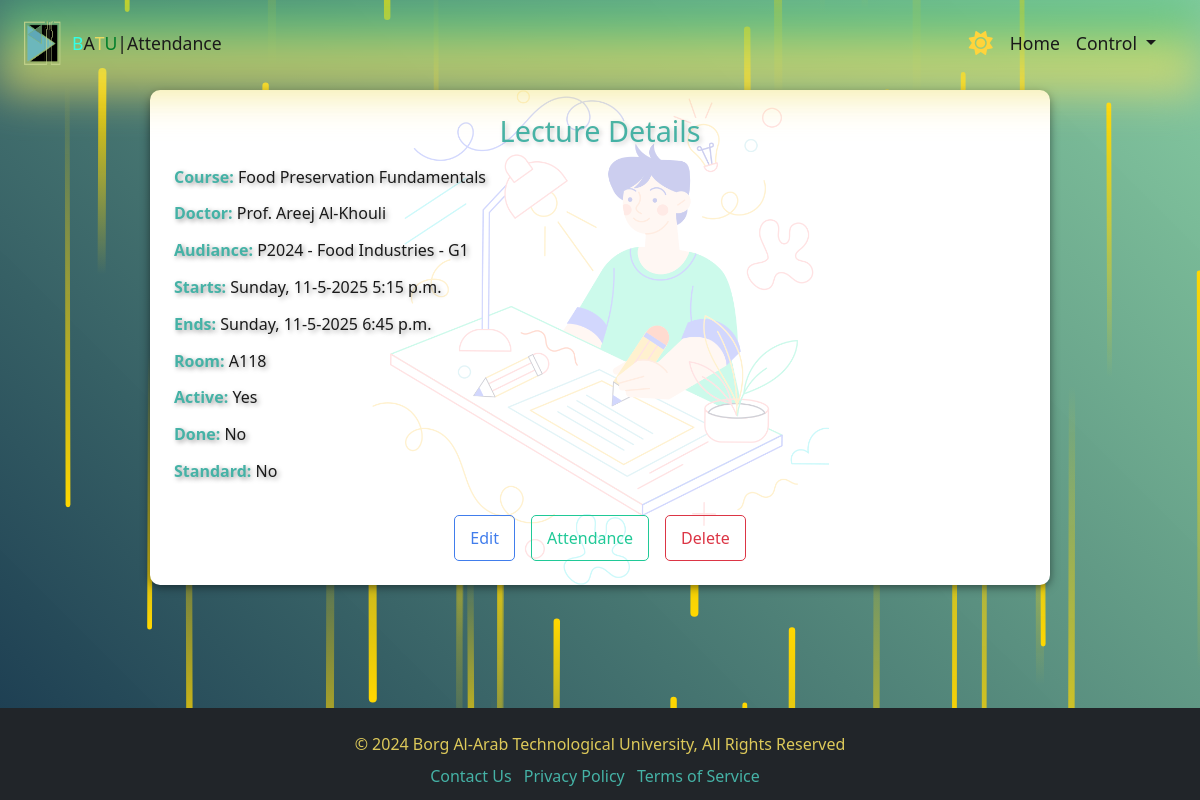
The app's page /standard-table/lecture/FQmapPQ/ with its own data.
### attend/models.py (models this page shows, shortened)
class Lecture(models.Model):
    slug = models.SlugField(unique=True, blank=True)
    DepCourse = models.ForeignKey(DepCourse, on_delete=models.CASCADE, related_name="lectures")
    doctor = models.ForeignKey(Doctor, on_delete=models.CASCADE, related_name="lectures", limit_choices_to={'is_doctor': True})
    group = models.ForeignKey(Group, on_delete=models.CASCADE, related_name="lectures")
    room = models.ForeignKey(Room, on_delete=models.CASCADE, related_name="lectures")
    date = models.DateTimeField()
    end_date = models.DateTimeField(blank=True, null=True)
    is_std = models.BooleanField(default=False)
    is_active = models.BooleanField(default=False)
    is_done = models.BooleanField(default=False)
    def get_url(self, url):
        urls = {
            'detail': reverse('attend:lecture_detail', kwargs={'slug': self.slug}),
            'ativate': reverse('attend:lecture_ativate', kwargs={'slug': self.slug}),
            'update': reverse('attend:lecture_update', kwargs={'slug': self.slug}),
            'delete': reverse('attend:lecture_delete', kwargs={'slug': self.slug}),
            }
        return urls.get(url)

class DepCourse(models.Model):
    course = models.ForeignKey(Course, on_delete=models.CASCADE, related_name="depcourses")
    department = models.ForeignKey(Department, on_delete=models.CASCADE, related_name="depcourses")
    academic_year = models.SmallIntegerField(null=True)
    class Meta:
        constraints = [
            models.UniqueConstraint(fields=['course', 'department', 'academic_year'], name='unique_dep_course_year')
        ]

class Course(models.Model):
    name = models.CharField(max_length=64, unique=True)
    doctors = models.ManyToManyField(Doctor,blank=True)
    duration = models.DurationField(default=timedelta(minutes=90))

class Doctor(models.Model):
    user = models.ForeignKey(User, on_delete=models.CASCADE, related_name="doctor")
    name = models.CharField(max_length=64, unique=True)
    image = models.ImageField(upload_to='doc_pics/', blank=True, null=True)
    is_doctor = models.BooleanField(default=True)
    dwin_img = models.PositiveSmallIntegerField(blank=True, null=True)
    def __str__(self):
        if self.is_doctor:
            return f"Prof. {self.name}"
        else:
            return f"Eng. {self.name}"

class Group(models.Model):
    number = models.PositiveSmallIntegerField()
    department = models.ForeignKey(Department, on_delete=models.CASCADE, related_name="groups")
    dofaa = models.ForeignKey(Dofaa, on_delete=models.CASCADE, related_name="groups")
    def __str__(self):
        return f"P{self.dofaa} - {self.department} - G{self.number} "

class Dofaa(models.Model):
    year = models.PositiveSmallIntegerField()
    academic_year = models.SmallIntegerField(default=1)
    is_done = models.BooleanField(default=False)
    def __str__(self):
        return str(self.year)

class Department(models.Model):
    name = models.CharField(max_length=64)
    college = models.ForeignKey(College, on_delete=models.CASCADE, related_name="departments")
    def __str__(self):
        return self.name

class Room(models.Model):
    name = models.CharField(max_length=64, unique=True)
    ip = models.CharField(max_length=64, blank=True, null=True)
    def __str__(self):
        return self.name

### attend/views.py (the view)
# urls.py: path('standard-table/lecture/<slug:slug>/', views.GeneralDetailView.as_view(model=Lecture), name='lecture_detail'),
class GeneralDetailView(DetailView):
    template_name = 'events/general_detail.html'
    slug_field = 'slug'
    slug_url_kwarg = 'slug'
    def get_model(self):
        return self.model
    def get_context_data(self, **kwargs):
        context = super().get_context_data(**kwargs)
        context['model_name'] = self.get_model().__name__
        return context

### attend/templatetags/custom_filters.py (called while the page is built)
@register.filter
def classname(value):
    return value.__class__.__name__

@register.filter
def get_url(event, url_name):
    return event.get_url(url_name)

### attend/templates/events/general_detail.html (shortened to what this page needs)
{% extends "attend/layout.html" %}
{% load custom_filters %}
{% load tz %}
{% block content %}
  <div class="image_bg_container">
    <h2 class="event-title">{{ object|classname }} Details</h2>
      <div class="event-details">
        <p><strong>Course:</strong> {{ object.DepCourse.course.name }}</p>
        <p><strong>Doctor:</strong> {{ object.doctor }}</p>
        <p>
          <strong>Audiance:</strong>
          {% if object|classname == 'Lecture'%}
            {{ object.group }}
           {% elif object|classname == 'Section'%}
            {{ object.classs }}
           {% endif %}
        </p>
        <p><strong>Starts:</strong> {{ object.date|localtime|date:"l, j-n-Y g:i a" }}</p>
        <p><strong>Ends:</strong> {{ object.end_date|localtime|date:"l, j-n-Y g:i a" }}</p>
        <p><strong>Room:</strong> {{ object.room }}</p>
        <p><strong>Active:</strong> {{ object.is_active|yesno:"Yes,No" }}</p>
        <p><strong>Done:</strong> {{ object.is_done|yesno:"Yes,No" }}</p>
        <p><strong>Standard:</strong> {{ object.is_std|yesno:"Yes,No" }}</p>
      </div>
    <div class="event-actions">
      <a href="{{ object|get_url:'update' }}" class="btn edit-btn">Edit</a>
      <a href="{{ object|get_url:'view_attend' }}" class="btn view-attend-btn">Attendance</a>
      <a href="{{ object|get_url:'delete' }}" class="btn delete-btn">Delete</a>
    </div>
  </div>
{% endblock %}

### attend/templates/attend/layout.html (shortened to what this page needs)
{% load static %}
<!doctype html>
<html lang="en">
    <head>
        <link href="https://cdn.jsdelivr.net/npm/bootstrap@5.0.2/dist/css/bootstrap.min.css" rel="stylesheet">
        <link href="{% static "style/styles.css" %}" rel="stylesheet">
    </head>
    <body>
        {% include 'attend/header.html' %}
        <main class="flex-grow-1">
            {% block content %}
            {% endblock %}
        </main>
        {% include 'attend/footer.html' %}
    </body>
</html>

### attend/templates/attend/header.html (shortened to what this page needs)
{% load static %}
{% load custom_filters %}
<header>
    <nav class="navbar navbar-expand{% if user.is_authenticated %}-sm{% endif %}">
        <div class="container-fluid">
            <a class="navbar-brand" href="{% url "attend:TableListView" %}">
                <img id="nav-logo" src="{% static "attend/logos/universty.png" %}" alt="Logo" width="60" height="60" class="d-inline-block align-text-top">
                <span class="color-Light-Teal">B</span>
                <span class="color-always-black">A</span>
                <span class="color-gold">T</span>
                <span class="color-Heavy-Teal">U</span>
                <span class="color-always-black">|</span>
                <span class="color-always-black">Attendance</span>
            </a>
            <div class="collapse navbar-collapse" id="navbarNav">
                    <ul class="navbar-nav ms-auto me-4">
                        <li class="nav-item d-flex align-items-start justify-content-center">
                            <button id="toggle-contrast" class="btn nav-link"><i id="dark_icon" class="fa-solid fa-sun fa-xl" style="color: #FFD43B;"></i></button>
                        </li>
                        <li class="nav-item">
                            <a class="color-always-black nav-link" href="{% url "attend:TableListView" %}">Home</a>
                        </li>
                        <li class="nav-item dropdown">
                            <a class="color-always-black nav-link dropdown-toggle" href="{% url "attend:TableListView" %}" id="navbarDropdown" role="button" data-bs-toggle="dropdown" aria-expanded="false">
                            Control
                            </a>
                            </li>
                    </ul>
            </div>
        </div>
    </nav>
</header>

### attend/templates/attend/footer.html (shortened to what this page needs)
<footer class="footer mt-3 pt-4 pb-2 bg-dark text-light">
    <div class="container text-center">
        <p class="m-0">
            <span class="color-gold">
                © 2024 Borg Al-Arab Technological University, All Rights Reserved
            </span>
        </p>
        <ul class="list-inline footer-links mt-2 mb-1">
            <li class="list-inline-item">
                <a href="#" class="teal_green_link" data-bs-toggle="modal" data-bs-target="#contactModal">Contact Us</a>
            </li>
            <li class="list-inline-item">
                <a href="#" class="teal_green_link" data-bs-toggle="modal" data-bs-target="#privacyModal">Privacy Policy</a>
            </li>
            <li class="list-inline-item">
                <a href="#" class="teal_green_link" data-bs-toggle="modal" data-bs-target="#termsModal">Terms of Service</a>
            </li>
        </ul>
    </div>
</footer>

### attend/static/style/styles.css (style rules this page uses)
:root { --bs-white: #fff; --bs-black: #1a1a1a; --bs-always-black: #1a1a1a; --bs-gray: #343a40; --bs-light: #f8f9fa; --bs-always-light: #f8f9fa; --bs-trans-light: #f5f5f5cc; --bs-Teal: #45B2A6; --bs-Heavy-Teal: #007e2a; --bs-Light-Teal: #32ffe7; --bs-gold: #f7e061e0; --bs-Heavy-gold: #d4b91cf1; --bs-Heavy-white: #9ecdfc; --bs-Green: #88C057; --bs-Heavy-Green: #79dd21; --bs-blue: #417dec; --bs-light-white: #c2e1ff; --bs-error: #e10e0e; --bs-gradiant1: linear-gradient(45deg, rgba(38, 187, 130, 0.5), rgba(247, 224, 97, 0.5)); --bs-gradiant11: linear-gradient(45deg, rgba(38, 187, 130, 0.8), rgba(247, 224, 97, 0.8)); --bs-gradiant111: linear-gradient(45deg, rgba(247, 224, 97, 1.0), rgba(38, 187, 130, 0.8)); --bs-gradiant2: linear-gradient(to bottom, rgba(38, 187, 130, 0.70), rgba(247, 225, 97, 0.753) 80%); --bs-gradiant3: linear-gradient(45deg, rgba(28, 139, 97, 0.418), rgba(182, 165, 72, 0.418)); --bs-gradiant-dark1: radial-gradient(#222, #101010); --bs-gradiant-dark11: radial-gradient(#181414, #1b1515); --bs-font-sans-serif: system-ui, -apple-system, "Segoe UI", Roboto, "Helvetica Neue", Arial, sans-serif; --sp: 2.5s; }
html { background-color: var(--bs-gray); }
body { background-image: url('/static/attend/backgrounds/bg1.svg'); background-repeat: no-repeat; background-size: cover; background-position: center; color: var(--bs-black); font: 1rem/1.5 var(--bs-font-sans-serif); margin: 0; padding: 0; display: flex; flex-direction: column; min-height: 100vh; }
a { text-decoration: none; }
main { flex-grow: 1; margin-inline: 2%; }
.color-Heavy-Teal { color: var(--bs-Heavy-Teal); }
.color-gold { color: var(--bs-gold); }
.color-Light-Teal { color: var(--bs-Light-Teal); }
.color-always-black { color: #1a1a1a !important; }
.navbar { position: relative; z-index: 1; padding-bottom: 12px; z-index: 10; }
.navbar, .navbar a { font-size: 1.1rem; }
.navbar::before { content: ''; position: absolute; top: 0; left: 0; right: 0; bottom: 0; background: var(--bs-gradiant2); filter: blur(22px) !important; z-index: -1; }
.navbar-brand { color: var(--bs-black); display: flex; align-items: center; }
.navbar-nav .nav-link { color: var(--bs-black); text-align: center; }
.footer { background-color: var(--bs-black); color: var(--bs-white); }
.footer-links { padding: 0; list-style: none; }
.footer-links li { display: inline-block; margin-right: 10px; }
.image_bg_container { position: relative; padding: 1.5rem; border-radius: 10px; box-shadow: 0 2px 10px rgba(0, 0, 0, 0.5); max-width: 900px; width: 100%; border-radius: 10px; margin: 0 auto; background-color: var(--bs-white); text-shadow: 2px 2px 5px rgba(255, 255, 255, 0.2); }
.image_bg_container::before { content: ""; position: absolute; top: 0; left: 0; width: 100%; height: 100%; background-image: url('/static/images/study_boy.png'); background-repeat: no-repeat; background-size: contain; background-position: center; opacity: 0.2; z-index: 1; }
.image_bg_container * { position: relative; z-index: 2; }
.event-title { font-size: 1.8rem; color: var(--bs-Teal); margin-bottom: 1rem; text-align: center; text-shadow: 2px 2px 5px rgba(0, 0, 0, 0.2); }
.event-details p { margin: 0.8rem 0; font-size: 1rem; text-shadow: 2px 2px 5px rgba(0, 0, 0, 0.4); }
.event-details p strong { color: var(--bs-Teal); }
.event-actions { display: flex; justify-content: center; gap: 1rem; margin-top: 2rem; }
.event-actions .btn { padding: 10px 15px; text-decoration: none; color: var(--bs-white); border-radius: 5px; font-size: 1rem; transition: background-color 0.3s ease; }
.edit-btn { border-color: var(--bs-blue); color: var(--bs-blue)!important; }
.view-attend-btn { border-color: var(--bs-teal); color: var(--bs-teal)!important; }
.delete-btn { border-color: var(--bs-red); color: var(--bs-red)!important; }
.teal_green_link { color: var(--bs-Teal); }

### records on screen
Lecture: DepCourse.course.name "Food Preservation Fundamentals", doctor "Prof. Areej Al-Khouli", group "P2024 - Food Industries - G1", date "Sunday, 11-5-2025 5:15 p.m.", end_date "Sunday, 11-5-2025 6:45 p.m.", room "A118", is_active "Yes", is_done "No", is_std "No"

### other values on screen
{{ object|classname }} "Lecture"
